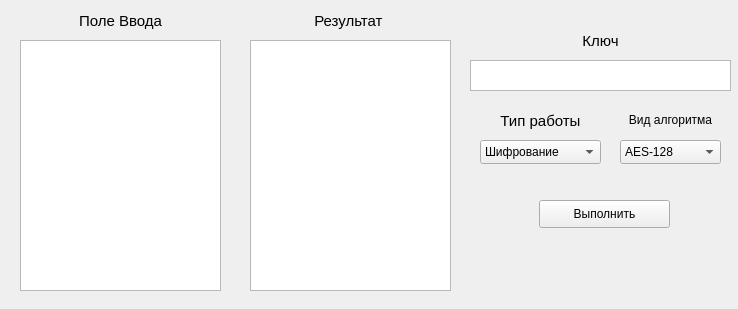
<?xml version="1.0" encoding="UTF-8"?>
<ui version="4.0">
 <class>MainWindow</class>
 <widget class="QMainWindow" name="MainWindow">
  <property name="geometry">
   <rect>
    <x>0</x>
    <y>0</y>
    <width>738</width>
    <height>309</height>
   </rect>
  </property>
  <property name="windowTitle">
   <string>Lab №3 - AES</string>
  </property>
  <widget class="QWidget" name="centralwidget">
   <widget class="QTextEdit" name="InputField">
    <property name="geometry">
     <rect>
      <x>20</x>
      <y>40</y>
      <width>201</width>
      <height>251</height>
     </rect>
    </property>
   </widget>
   <widget class="QLabel" name="label">
    <property name="geometry">
     <rect>
      <x>30</x>
      <y>10</y>
      <width>181</width>
      <height>21</height>
     </rect>
    </property>
    <property name="font">
     <font>
      <family>Liberation Sans</family>
      <pointsize>11</pointsize>
      <italic>false</italic>
     </font>
    </property>
    <property name="layoutDirection">
     <enum>Qt::LeftToRight</enum>
    </property>
    <property name="autoFillBackground">
     <bool>false</bool>
    </property>
    <property name="text">
     <string>Поле Ввода</string>
    </property>
    <property name="alignment">
     <set>Qt::AlignCenter</set>
    </property>
   </widget>
   <widget class="QComboBox" name="ChooseWorkType">
    <property name="geometry">
     <rect>
      <x>480</x>
      <y>140</y>
      <width>121</width>
      <height>24</height>
     </rect>
    </property>
    <property name="editable">
     <bool>false</bool>
    </property>
    <property name="currentText">
     <string>Шифрование</string>
    </property>
    <property name="maxVisibleItems">
     <number>10</number>
    </property>
    <property name="duplicatesEnabled">
     <bool>false</bool>
    </property>
    <item>
     <property name="text">
      <string>Шифрование</string>
     </property>
    </item>
    <item>
     <property name="text">
      <string>Дешифрование</string>
     </property>
    </item>
   </widget>
   <widget class="QTextEdit" name="OutputField">
    <property name="geometry">
     <rect>
      <x>250</x>
      <y>40</y>
      <width>201</width>
      <height>251</height>
     </rect>
    </property>
    <property name="readOnly">
     <bool>true</bool>
    </property>
   </widget>
   <widget class="QTextEdit" name="KeyField">
    <property name="geometry">
     <rect>
      <x>470</x>
      <y>60</y>
      <width>261</width>
      <height>31</height>
     </rect>
    </property>
   </widget>
   <widget class="QPushButton" name="pushButton">
    <property name="geometry">
     <rect>
      <x>539</x>
      <y>200</y>
      <width>131</width>
      <height>28</height>
     </rect>
    </property>
    <property name="text">
     <string>Выполнить</string>
    </property>
   </widget>
   <widget class="QLabel" name="label_2">
    <property name="geometry">
     <rect>
      <x>260</x>
      <y>10</y>
      <width>181</width>
      <height>21</height>
     </rect>
    </property>
    <property name="font">
     <font>
      <family>Liberation Sans</family>
      <pointsize>11</pointsize>
      <italic>false</italic>
     </font>
    </property>
    <property name="layoutDirection">
     <enum>Qt::LeftToRight</enum>
    </property>
    <property name="autoFillBackground">
     <bool>false</bool>
    </property>
    <property name="text">
     <string>Результат </string>
    </property>
    <property name="alignment">
     <set>Qt::AlignCenter</set>
    </property>
   </widget>
   <widget class="QLabel" name="label_3">
    <property name="geometry">
     <rect>
      <x>540</x>
      <y>30</y>
      <width>121</width>
      <height>21</height>
     </rect>
    </property>
    <property name="font">
     <font>
      <family>Liberation Sans</family>
      <pointsize>11</pointsize>
      <italic>false</italic>
     </font>
    </property>
    <property name="layoutDirection">
     <enum>Qt::LeftToRight</enum>
    </property>
    <property name="autoFillBackground">
     <bool>false</bool>
    </property>
    <property name="text">
     <string>Ключ</string>
    </property>
    <property name="alignment">
     <set>Qt::AlignCenter</set>
    </property>
   </widget>
   <widget class="QLabel" name="label_4">
    <property name="geometry">
     <rect>
      <x>480</x>
      <y>110</y>
      <width>121</width>
      <height>21</height>
     </rect>
    </property>
    <property name="font">
     <font>
      <family>Liberation Sans</family>
      <pointsize>11</pointsize>
      <italic>false</italic>
     </font>
    </property>
    <property name="layoutDirection">
     <enum>Qt::LeftToRight</enum>
    </property>
    <property name="autoFillBackground">
     <bool>false</bool>
    </property>
    <property name="text">
     <string>Тип работы</string>
    </property>
    <property name="alignment">
     <set>Qt::AlignCenter</set>
    </property>
   </widget>
   <widget class="QComboBox" name="AESTypeBox">
    <property name="geometry">
     <rect>
      <x>620</x>
      <y>140</y>
      <width>101</width>
      <height>24</height>
     </rect>
    </property>
    <item>
     <property name="text">
      <string>AES-128</string>
     </property>
    </item>
    <item>
     <property name="text">
      <string>AES-192</string>
     </property>
    </item>
    <item>
     <property name="text">
      <string>AES-256</string>
     </property>
    </item>
   </widget>
   <widget class="QLabel" name="label_5">
    <property name="geometry">
     <rect>
      <x>620</x>
      <y>110</y>
      <width>101</width>
      <height>20</height>
     </rect>
    </property>
    <property name="text">
     <string>Вид алгоритма</string>
    </property>
    <property name="alignment">
     <set>Qt::AlignCenter</set>
    </property>
   </widget>
  </widget>
 </widget>
 <resources/>
 <connections/>
</ui>
